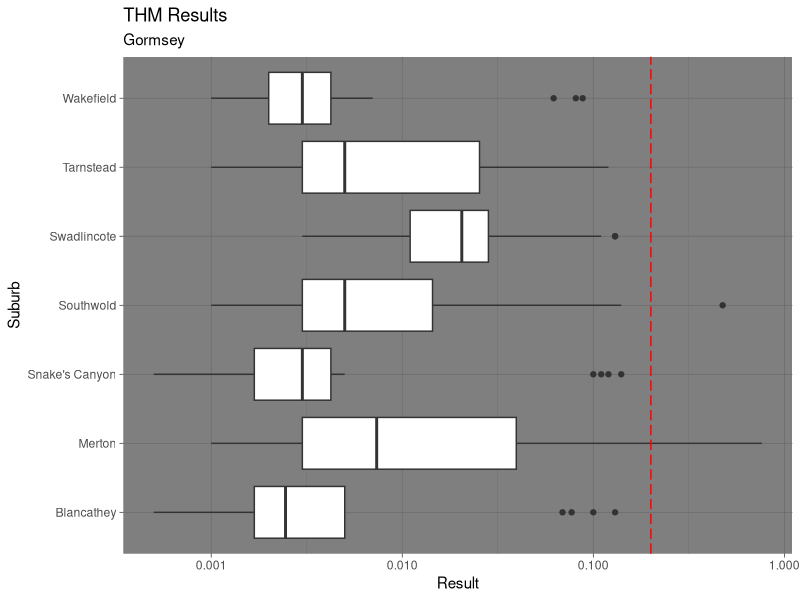

The R script that drew this image:
## ---- chunk 1
# Markdown setup
library(knitr)
opts_chunk$set(echo = FALSE, message = FALSE, dpi = 300)

library(tidyverse)
gormsey <- read_csv("data/labdata.csv")
thm <- filter(gormsey, Measure == "THM")
## ---- chunk 2
thm_count <- count(thm, Suburb, name = "Samples")
kable(thm_count, caption = "Summary sample numbers.")
## ---- chunk 3
ggplot(thm, aes(Suburb, Result)) + 
  geom_boxplot() + 
  geom_hline(yintercept = .2, col = "red", linetype = "longdash") + 
  scale_y_log10() + 
  coord_flip() + 
  theme_dark() + 
  labs(title = "THM Results",
       subtitle = "Gormsey") 
## ---- chunk 4
exceedances <- filter(thm, Result > 0.2)
